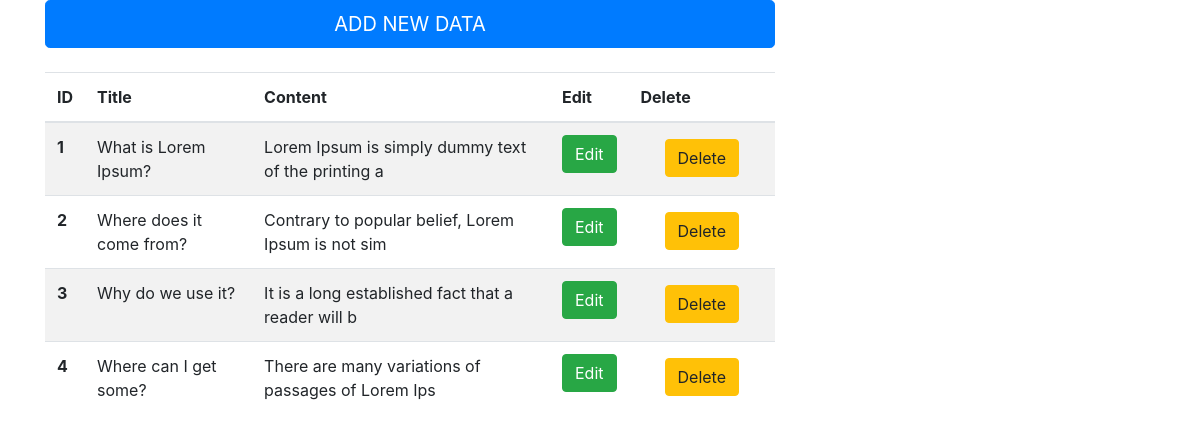
The page / on the database its author committed.
### tables this page shows
CREATE TABLE IF NOT EXISTS `article` (
  `id` int(11) NOT NULL AUTO_INCREMENT,
  `title` varchar(50) DEFAULT NULL,
  `content` varchar(50) DEFAULT NULL,
  PRIMARY KEY (`id`)
);

### index.php (the view, shortened to what this page needs)
<!DOCTYPE html>
<html>
<head>
	<link rel="stylesheet" type="text/css" href="css/bootstrap.min.css">
	<link rel="stylesheet" type="text/css" href="css/all.min.css">
</head>
<body>
	<div class="container">
		<div class="row">
			<div class="col-md-8">
				<a href="add.php"><button type="button" class="btn btn-primary btn-lg btn-block">ADD NEW DATA</button></a>
				<table class="table table-striped">
					<thead>
						<tr>
							<th scope="col">ID</th>
							<th scope="col">Title</th>
							<th scope="col">Content</th>
							<th scope="col">Edit</th>
							<th scope="col">Delete</th>
						</tr>
					</thead>
					<tbody>
						<?php
						include('fonc.php');
						$query = $connect->prepare('Select * from article');
						$query->execute();
						while($result=$query->fetch())
						{
							?>
							<tr>
								<th scope="row"><?= $result['id']?></th>
								<td><?= $result['title']?></td>
								<td><?= $result['content']?></td>
								<td>
									<a href="edit.php?id=<?= $result["id"] ?>"><button type="button" class="btn btn-success">Edit</button></a>
								</td>
								<td>
									<a class="dropdown-item" href="#" data-toggle="modal"
									data-target="#delete<?= $result["id"] ?>"><button type="button" class="btn btn-warning">Delete</button></a>
						</td>
					</tr>
					<?php
						}
						?>
					</tbody>
				</table>
			</div>
		</div>
	</div>
</body>
</html>

### rows shown on the page
article: id "1", title "What is Lorem Ipsum?", content "Lorem Ipsum is simply dummy text of the printing a"
article: id "2", title "Where does it come from?", content "Contrary to popular belief, Lorem Ipsum is not sim"
article: id "3", title "Why do we use it?", content "It is a long established fact that a reader will b"
article: id "4", title "Where can I get some?", content "There are many variations of passages of Lorem Ips"
